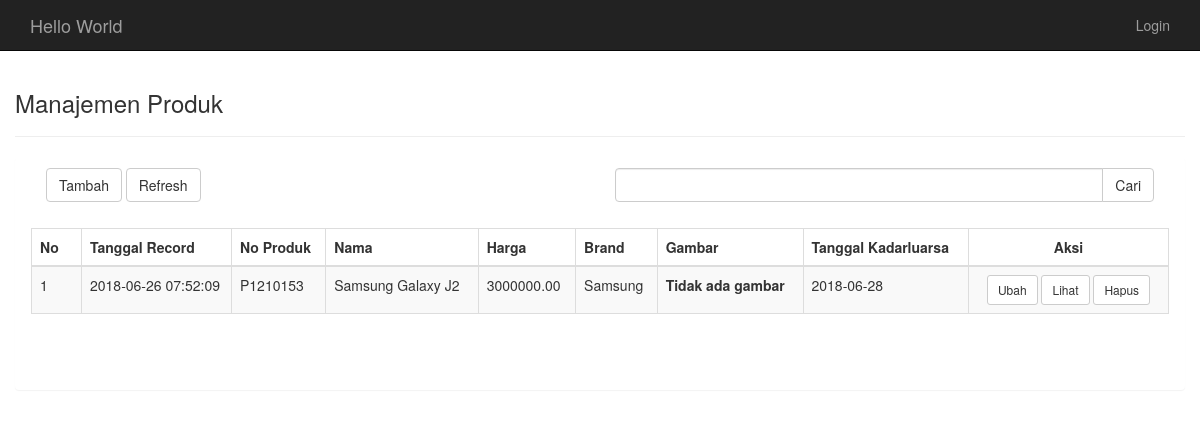
/product, run on the app's committed database.
### tables this page shows
CREATE TABLE `products` (
  `id` int(10) unsigned NOT NULL AUTO_INCREMENT,
  `code` char(8) DEFAULT NULL,
  `name` varchar(191) DEFAULT NULL,
  `price` double(19,2) DEFAULT NULL,
  `brand_id` int(10) unsigned DEFAULT NULL,
  `image` varchar(191) DEFAULT NULL,
  `expired` date DEFAULT NULL,
  `created_at` timestamp NULL DEFAULT NULL,
  PRIMARY KEY (`id`),
  KEY `products_ibfk_1` (`brand_id`),
  CONSTRAINT `products_ibfk_1` FOREIGN KEY (`brand_id`) REFERENCES `brands` (`id`) ON DELETE CASCADE ON UPDATE NO ACTION
);

CREATE TABLE `brands` (
  `id` int(10) unsigned NOT NULL AUTO_INCREMENT,
  `name` varchar(191) DEFAULT NULL,
  `description` text,
  `created_at` timestamp NULL DEFAULT NULL,
  PRIMARY KEY (`id`)
);

### application/libraries/Template.php (called while the page is built, shortened)
<?php
class Partial {
    protected $_ci, $_content, $_name, $_cache_ttl = 0, $_cached = false, $_identifier, $_trigger;
    public function __construct($name, $args = array()) {
        $this->_ci = &get_instance();
    }
    public function view($view, $data = array(), $overwrite = false) {
        if (!$this->_cached) {
            $content = $this->_ci->load->view($view, $data, true);
        }
        return $this;
    }
}

### application/core/MY_Controller.php (called while the page is built, shortened)
<?php defined('BASEPATH') OR exit('No direct script access allowed');
class MY_Controller extends CI_Controller{
	protected $model, $page, $formData;
	public function index(){
		$config["base_url"] = null;
		$searchterm = '';
		$offset = $this->uri->segment(3) ? $this->uri->segment(3) : 0;
		$limit  = 10;
		$totalFiltered = $this->mdl->findAll($searchterm,$limit,$offset,TRUE);
		$getData = $this->mdl->findAll($searchterm,$limit,$offset,FALSE);
		$config["base_url"] = base_url($this->page.'/index');
		$config["total_rows"] = $totalFiltered;
        $config["per_page"] = $limit;
        $config['full_tag_open'] = "<ul class='pagination'>";
		$config['full_tag_close'] ="</ul>";
		$config['num_tag_open'] = '<li>';
		$config['num_tag_close'] = '</li>';
		$config['cur_tag_open'] = "<li class='disabled'><li class='active'><a href='#'>";
		$config['cur_tag_close'] = "<span class='sr-only'></span></a></li>";
		$config['next_tag_open'] = "<li>";
		$config['next_tagl_close'] = "</li>";
		$config['prev_tag_open'] = "<li>";
		$config['prev_tagl_close'] = "</li>";
		$config['first_tag_open'] = "<li>";
		$config['first_tagl_close'] = "</li>";
		$config['last_tag_open'] = "<li>";
		$config['last_tagl_close'] = "</li>";
        $this->pagination->initialize($config);
        $str_links = $this->pagination->create_links();
        $links = explode('&nbsp;', $str_links);
        $data = array(
            'results' =>$getData->result(),
            'links' => $links
        );
		$this->template->content->view($this->page.'/'.strtolower(__FUNCTION__), $data);
        $this->template->publish();
	}
}

### index.php (called while the page is built, shortened)
<?php
require_once BASEPATH.'core/CodeIgniter.php';

### application/core/MY_Model.php (called while the page is built, shortened)
<?php defined('BASEPATH') OR exit('No direct script access allowed');
class MY_Model extends CI_Model{
	protected $table, $tableColumn;
	public function __construct(){
		$this->db = $this->load->database('default', TRUE);
	}
	public function findAll($search = null,$limit = 10,$offset = 0,$count = FALSE){
		$column = $this->tableColumn;
		if($column !=null && is_array($column) && count($column) > 0){
			$this->db->select(implode(",", $column));
		}else{
			$this->db->select("*");
		}
        $this->db->from($this->table);
        if($count){
            $result = $this->db->get();
            return $result->num_rows();
        }else{
            $this->db->limit($limit, $offset);
            $this->db->order_by($this->table.'.id','desc');
            return $this->db->get();
        }
	}
}

### application/views/product/index.php (the view, shortened to what this page needs)
<div class="panel">
	<div class="panel-heading">
		<div class="col-md-6">
			<a href="<?php echo site_url('product/create');?>" class="btn btn-default">
				Tambah
			</a>
			<a href="<?php echo site_url('product/index');?>" class="btn btn-default">
				Refresh
			</a>
		</div>
		<div class="col-md-6">
			<?php echo form_open("product"); ?>
				<div class="input-group">
	               <input type="text" class="form-control" name="search"  value="<?php echo isset($_GET['search']) ? $_GET['search'] : '';?>"  />
	               <span class="input-group-btn">
	                  <button class="btn btn-default" type="submit">
	                    Cari
	                  </button>
	               </span>
	            </div>
			<?php echo form_close(); ?>
		</div>
		<div class="clearfix"></div>
	</div>
	<div class="panel-body">
		<div class="table-responsive">
			<table class="table table-striped table-bordered">
				<thead>
					<tr>
						<th width="50">No</th>
						<th width="150">Tanggal Record</th>
						<th>No Produk</th>
						<th>Nama</th>
						<th>Harga</th>
						<th>Brand</th>
						<th>Gambar</th>
						<th>Tanggal Kadarluarsa</th>
						<th class="text-center" width="200">Aksi</th>
					</tr>
				</thead>
				<tbody>
				<?php if($results && count($results) > 0): $page = $this->uri->segment(3) ? $this->uri->segment(3) : 0;  ?>
					<?php foreach($results as $row): ?>
						<tr>
							<td><?php echo $page+=1; ?></td>
							<td><?php echo $row->created_at;?></td>
							<td><?php echo $row->code;?></td>
							<td><?php echo $row->product_name;?></td>
							<td><?php echo $row->price;?></td>
							<td><?php echo $row->brand_name;?></td>
							<td>
								<?php if(file_exists($row->image)): ?>
									<img src="<?php echo site_url($row->image);?>" class="thumbnail" width="100" alt="<?php echo $row->product_name;?>">
								<?php Else: ?>
									<label>Tidak ada gambar</label>
								<?php EndIf; ?>
							</td>
							<td><?php echo $row->expired;?></td>
							<td class="text-center">
								<a href="<?php echo site_url('product/edit/'.$row->id);?>" class="btn btn-sm btn-default">Ubah</a>
								<a href="<?php echo site_url('product/show/'.$row->id);?>" class="btn btn-sm btn-default">Lihat</a>
								<a onclick="return confirm('Apakah anda yakin ?');" href="<?php echo site_url('product/delete/'.$row->id);?>" class="btn btn-sm btn-default">
									Hapus
								</a>
							</td>
						</tr>
					<?php  EndForeach; ?>
				<?php else: ?>
				<tr>
					<td colspan="9" class="text-center">Tidak ada data.</td>
				</tr>
				<?php EndIf; ?>
				</tbody>
			</table>
		</div>
	</div>
</div>

### assets/css/blog-home.css (style rules this page uses)
body { padding-top: 70px; }

### data on the page
products: created_at "2018-06-26 07:52:09", code "P1210153", name "Samsung Galaxy J2", price "3000000.00", brand.name "Samsung", shows "Tidak ada gambar", expired "2018-06-28"

### other printed values
$this->template->pageTitle->default("Page Title") "Manajemen Produk"
